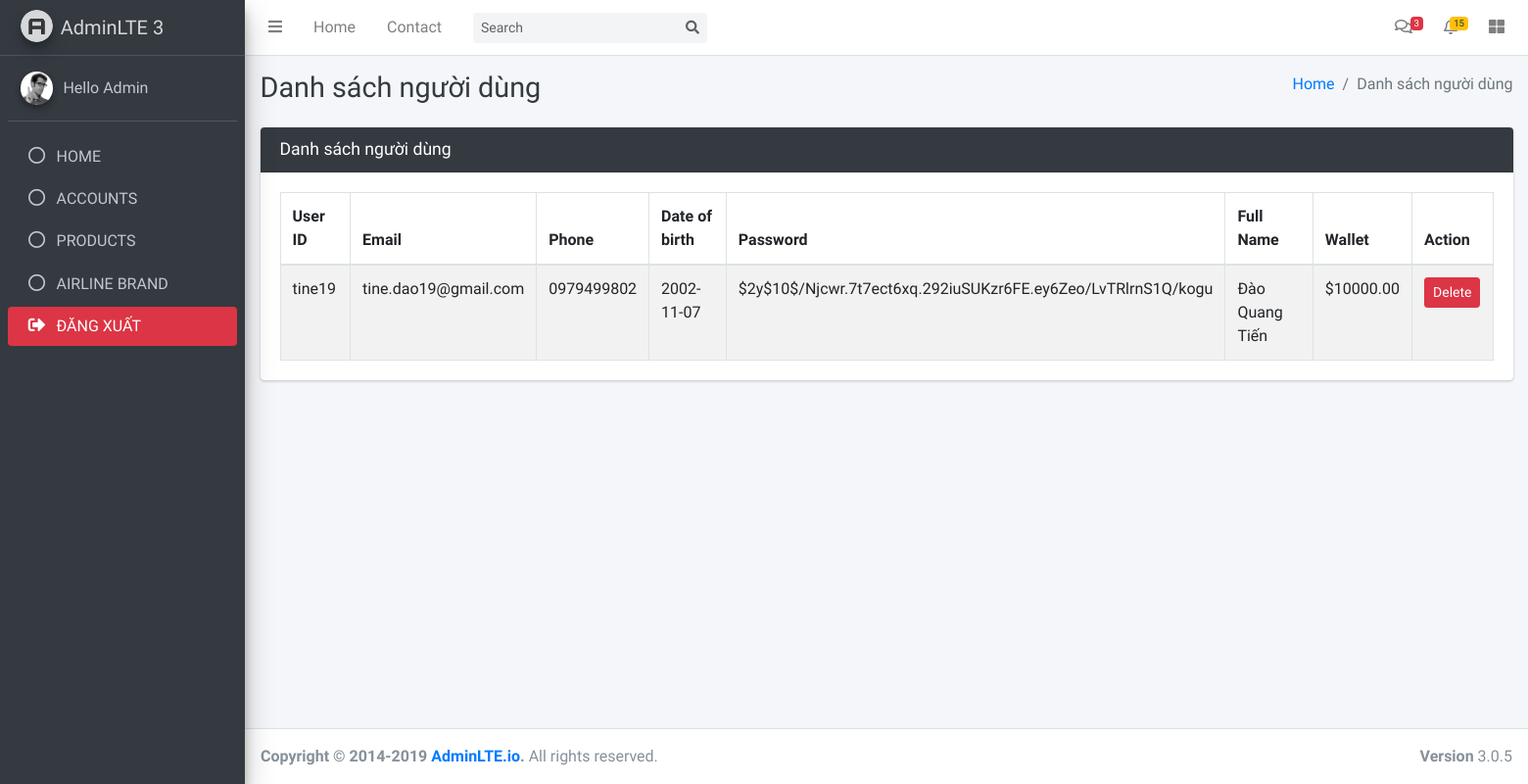
The page /admin/account.php (signed in) on the database as committed earlier.
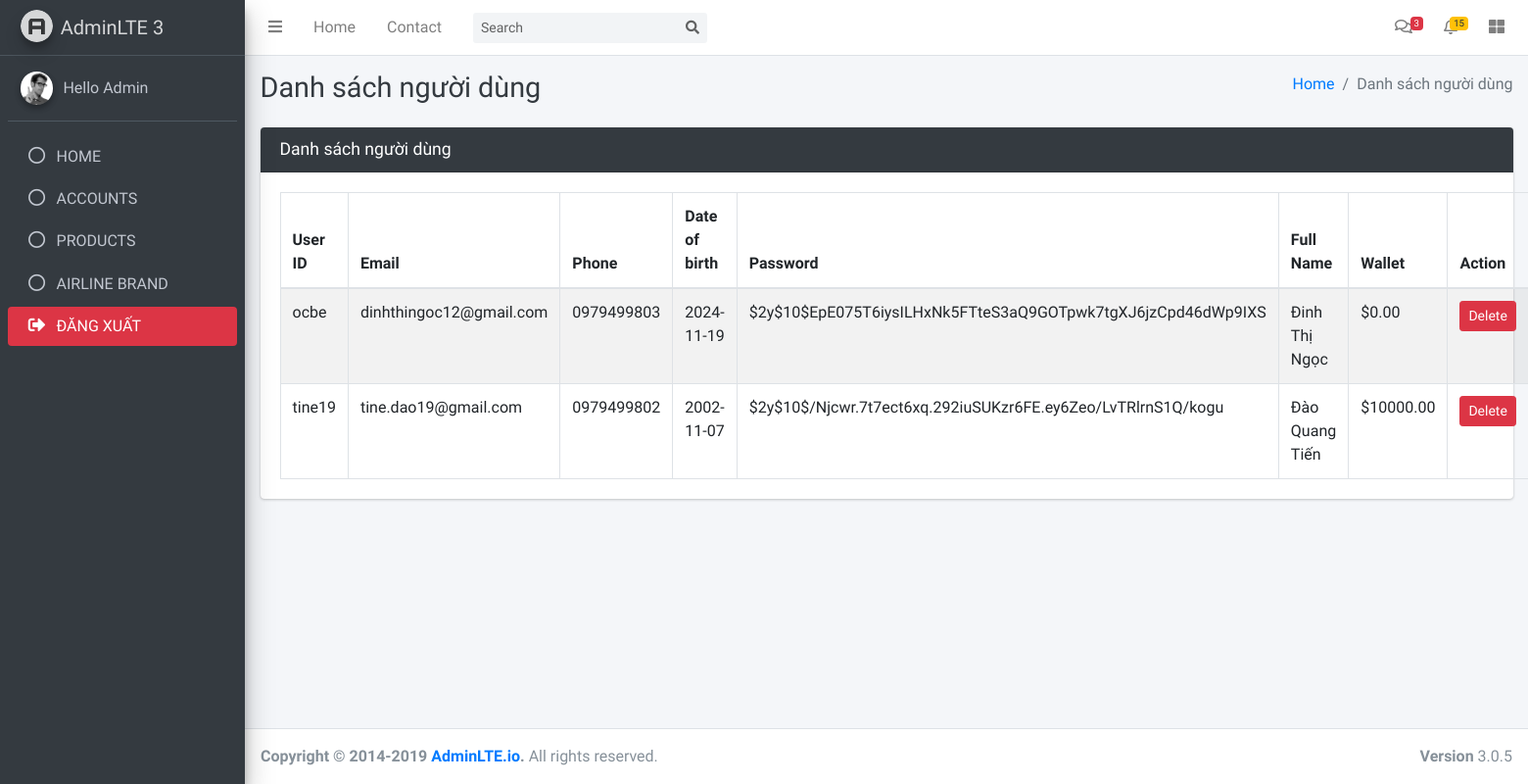
The same page on the database as committed later.
### tables this page shows
CREATE TABLE `users` (
  `username` varchar(255) NOT NULL,
  `email` varchar(255) NOT NULL,
  `phone` varchar(15) DEFAULT NULL,
  `dob` date DEFAULT NULL,
  `password` varchar(255) NOT NULL,
  `full_name` varchar(255) DEFAULT NULL,
  `wallet` decimal(10,2) DEFAULT 0.00
);

### admin/account.php (the view, shortened to what this page needs)
<?php
include 'layout/header.php';
include '../config/connect.php';
?>
<div class="content-header">
    <div class="container-fluid">
        <div class="row mb-2">
            <div class="col-sm-6">
                <h1 class="m-0 text-dark">Danh sách người dùng</h1>
            </div>
            <div class="col-sm-6">
                <ol class="breadcrumb float-sm-right">
                    <li class="breadcrumb-item"><a href="#">Home</a></li>
                    <li class="breadcrumb-item active">Danh sách người dùng</li>
                </ol>
            </div>
        </div>
    </div>
</div>
<section class="content">
    <div class="container-fluid">
        <div class="row">
            <div class="col-12">
                <div class="card card-dark">
                    <div class="card-header">
                        <h3 class="card-title">Danh sách người dùng</h3>
                    </div>
                    <div class="card-body">
                        <table id="example1" class="table table-bordered table-striped">
                            <thead>
                                <tr>
                                    <th>User ID</th>
                                    <th>Email</th>
                                    <th>Phone</th>
                                    <th>Date of birth</th>
                                    <th>Password</th>
                                    <th>Full Name</th>
                                    <th>Wallet</th>
                                    <th>Action</th>
                                </tr>
                            </thead>
                            <tbody>
                                <?php
                                $sql = "SELECT username, email, phone, dob, password, full_name, wallet FROM users";
                                $result = mysqli_query($conn, $sql);
                                if (mysqli_query($conn, $sql)) {
                                    if (mysqli_num_rows($result) > 0) {
                                        while ($row = mysqli_fetch_assoc($result)) {
                                            echo "<tr>";
                                            echo "<td>" . $row['username'] . "</td>";
                                            echo "<td>" . $row['email'] . "</td>";
                                            echo "<td>" . $row['phone'] . "</td>";
                                            echo "<td>" . $row['dob'] . "</td>";
                                            echo "<td>" . $row['password'] . "</td>";
                                            echo "<td>" . $row['full_name'] . "</td>";
                                            echo "<td>$" . $row['wallet'] . "</td>";
                                            echo "<td>
                                                    <a href='action/deleteAcc.php?username=" . $row['username'] . "' class='btn btn-danger btn-sm'>Delete</a>
                                                </td>";
                                            echo "</tr>";
                                        }
                                    }
                                } else {
                                    echo "Error: " . $sql . "<br>" . mysqli_error($conn);
                                }
                                ?>
                            </tbody>
                        </table>
                    </div>
                </div>
            </div>
        </div>
    </div>
</section>
<?php include 'layout/footer.php'; ?>

Rows that differ between the two databases and show on the page:
added users: username "ocbe", email "dinhthingoc12@gmail.com", phone "0979499803", dob "2024-11-19", password "$2y$10$EpE075T6iysILHxNk5FTteS3aQ9GOTpwk7tgXJ6jzCpd46dWp9IXS", full_name "Đinh Thị Ngọc", wallet "0.00"
